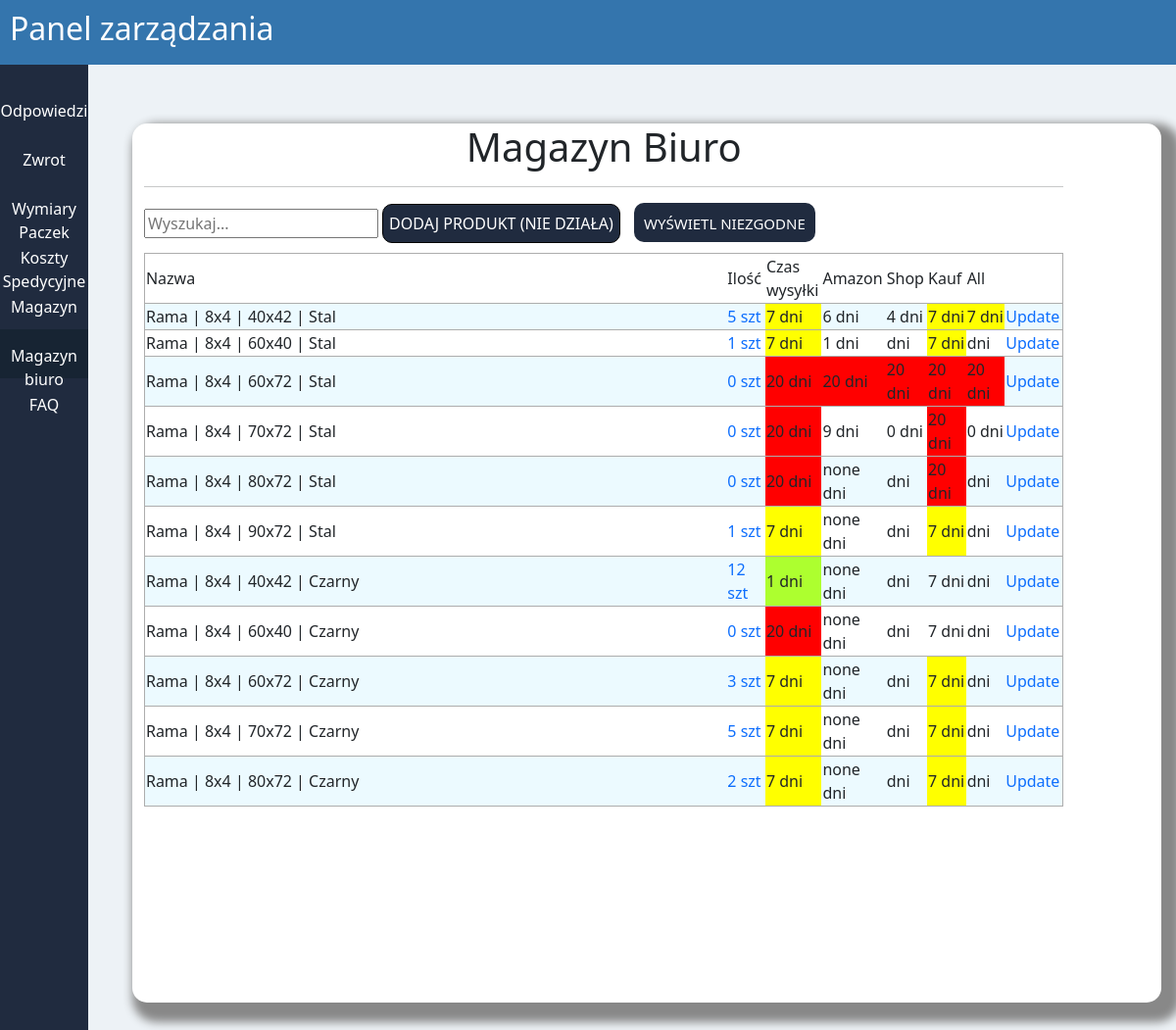
Screenshot of /magazyn_biuro.php with the database file from the repository.
### tables this page shows
CREATE TABLE `karosek` (
  `ID` int(11) NOT NULL,
  `Nazwa` text NOT NULL,
  `Profil` varchar(55) NOT NULL,
  `Rozmiar` text NOT NULL,
  `Kolor` text NOT NULL,
  `Ilosc` int(11) NOT NULL,
  `czas_jest` text NOT NULL,
  `ebay` varchar(10) NOT NULL,
  `shopper` varchar(10) NOT NULL,
  `kaufland` varchar(10) NOT NULL,
  `cdiscount` varchar(10) NOT NULL,
  `etsy` varchar(10) NOT NULL,
  `allegro` varchar(10) NOT NULL
);

### magazyn_biuro.php (the view, shortened to what this page needs)
<?php
    require "connect.php";
    $conn = new mysqli($host, $db_user, $db_password, $db_name);
    $sql = "SELECT * FROM karosek;";
    $conn->set_charset("utf8");
	$result = $conn->query($sql);
    ?>
<!DOCTYPE html>
<html lang="en">
<head>
<?php
require "addons/head.php";
?>
</head>
<body
    <?php
    require 'addons/title.php'
?>
<div class="row">
    <?php
    require 'addons/navbar.php'
    ?>
    <div class="col-11">
        <div class="row odstep bialy cien">
            <div class="col-11">
            <h1 class="srodek">Magazyn Biuro</h1>
            <hr>
            <input type="text" id="myInput" onkeyup="myFunction()" placeholder="Wyszukaj...">
            <a href="nowy_produkt.php"><button>Dodaj produkt (nie działa)</button></a>
            <button class="sortowanie">Wyświetl niezgodne</button>
            <table id="myTable">
              <tr>
                <td>Nazwa</td>
                <td>Ilość</td>
                <td>Czas wysyłki</td>
                <td>Amazon</td>
                <td>Shop</td>
                <td>Kauf</td>
                <td>All</td>
              </tr>
        <?php
                    while($row = $result->fetch_assoc()) {
                      $id = $row['ID'];
                      $nazwa = $row['Nazwa'];
                      $profil = $row['Profil'];
                      $rozmiar = $row['Rozmiar'];
                      $kolory = $row['Kolor'];
                      $ilosc = $row['Ilosc'];
                      $czas_jest = $row['czas_jest'];
                      $ebay = $row['ebay'];
                      $shopper = $row['shopper'];
                      $kaufland = $row['kaufland'];
                      $cdiscount = $row['cdiscount'];
                      $etsy = $row['etsy'];
                      $allegro = $row['allegro'];
                      $kolor_klasa = "none";
                      $kolor_klasa2 = "none";
                      $kolor_klasa3 = "none";
                      $kolor_klasa6 = "none";
                        if (empty($czas_jest))
                        {
                          $czas_jest = "none";
                        }
                        if ($ilosc <= 5 AND $ilosc >= 1) {
                          $kolor = "zolty";
                          $czas_powinien = "7";
                        }
                        elseif ($ilosc <= 0)
                        {
                          $kolor = "czerwony";
                          $czas_powinien = "20";
                        }
                        elseif ($ilosc > 5)
                        {
                          $kolor ="zielony";
                          $czas_powinien = "1";
                        }
                        if ($ilosc >5 )
                        {
                          $czas_powinien = "1";
                        }
                        if ($czas_jest == $czas_powinien)
                        {
                          $kolor_klasa = $kolor;
                        }
                        if ($shopper == $czas_powinien)
                        {
                          $kolor_klasa2 = $kolor;
                        }
                        if ($kaufland == $czas_powinien)
                        {
                          $kolor_klasa3 = $kolor;
                        }
                        if ($allegro == $czas_powinien)
                        {
                          $kolor_klasa6 = $kolor;
                        }
                        echo "<tr>";
                        echo '<td class="duze">'.$nazwa.' | '.$profil.' | '.$rozmiar.' | '.$kolory.'</td>';
                        echo '<td class="reszta"><a href = update.php?id='.$id.'&il='.$ilosc.'>'.$ilosc.' szt</a></td>';
                        echo '<td class="reszta '.$kolor.'">'.$czas_powinien.' dni</td>';
                        echo '<td class="reszta '.$kolor_klasa.'">'.$czas_jest.' dni</td>';
                        echo '<td class="reszta '.$kolor_klasa2.'">'.$shopper.' dni</td>';
                        echo '<td class="reszta '.$kolor_klasa3.'">'.$kaufland.' dni</td>';
                        echo '<td class="reszta '.$kolor_klasa6.'">'.$allegro.' dni</td>';
                        echo '<td class="reszta"><a href = update_marketplace.php?id='.$id.'&il='.$czas_jest.'&eb='.$ebay.'&sh='.$shopper.'&kauf='.$kaufland.'&cdi='.$cdiscount.'&etsy='.$etsy.'&all='.$allegro.'>Update</a></td>';
                        echo "</tr>";
                    }
                        ?>
            </table>
            </div>
            </div>
            </div>
</body>
</html>

### assets/css/style.css (style rules this page uses)
body { background-color: #edf2f6; overflow-x: hidden; }
button { outline: none; height: 40px; margin-bottom: 10px; margin-right: 10px; font-size: 1em; -webkit-box-sizing: border-box; box-sizing: border-box; border: none; text-transform: uppercase; cursor: pointer; -webkit-transition: all .2s ease-in-out; transition: all .2s ease-in-out; background-color: #202b3f; color: white; border: 1px solid black; border-radius: 10px; }
.srodek { text-align: center; }
.odstep { margin-top: 60px; margin-left: 3%; margin-right: 3%; padding-bottom: 200px; }
a { text-decoration: none; }
.bialy { background-color: white; border-radius: 15px; margin-right: 15px; }
.cien { -webkit-box-shadow: 10px 10px 10px 10px #888888; box-shadow: 10px 10px 10px 10px #888888; }
.duze { width: 60%; }
.reszta { width: 4%; }
.tabela table, tr { -ms-flex-line-pack: center; align-content: center; border-radius: 12px; border: solid 1px #adadad; }
tr:nth-child(even) { background-color: #ecfaff; }
.czerwony { background-color: red; }
.zolty { background-color: yellow; }
.sortowanie { background-color: #202b3f; color: white; cursor: pointer; padding: 10px; border: none; text-align: left; outline: none; font-size: 15px; -webkit-transition: 0.4s; transition: 0.4s; }
.zielony { background-color: greenyellow; }

### rows the page displays
karosek: Nazwa "Rama", Profil "8x4", Rozmiar "40x42", Kolor "Stal", Ilosc "5", Ilosc "7", czas_jest "6", shopper "4", kaufland "7", allegro "7"
karosek: Nazwa "Rama", Profil "8x4", Rozmiar "60x40", Kolor "Stal", Ilosc "1", Ilosc "7", czas_jest "1", kaufland "7"
karosek: Nazwa "Rama", Profil "8x4", Rozmiar "60x72", Kolor "Stal", Ilosc "0", Ilosc "20", czas_jest "20", shopper "20", kaufland "20", allegro "20"
karosek: Nazwa "Rama", Profil "8x4", Rozmiar "70x72", Kolor "Stal", Ilosc "0", Ilosc "20", czas_jest "9", shopper "0", kaufland "20", allegro "0"
karosek: Nazwa "Rama", Profil "8x4", Rozmiar "80x72", Kolor "Stal", Ilosc "0", Ilosc "20", czas_jest "none", kaufland "20"
karosek: Nazwa "Rama", Profil "8x4", Rozmiar "90x72", Kolor "Stal", Ilosc "1", Ilosc "7", czas_jest "none", kaufland "7"
karosek: Nazwa "Rama", Profil "8x4", Rozmiar "40x42", Kolor "Czarny", Ilosc "12", Ilosc "1", czas_jest "none", kaufland "7"
karosek: Nazwa "Rama", Profil "8x4", Rozmiar "60x40", Kolor "Czarny", Ilosc "0", Ilosc "20", czas_jest "none", kaufland "7"
karosek: Nazwa "Rama", Profil "8x4", Rozmiar "60x72", Kolor "Czarny", Ilosc "3", Ilosc "7", czas_jest "none", kaufland "7"
karosek: Nazwa "Rama", Profil "8x4", Rozmiar "70x72", Kolor "Czarny", Ilosc "5", Ilosc "7", czas_jest "none", kaufland "7"
karosek: Nazwa "Rama", Profil "8x4", Rozmiar "80x72", Kolor "Czarny", Ilosc "2", Ilosc "7", czas_jest "none", kaufland "7"
